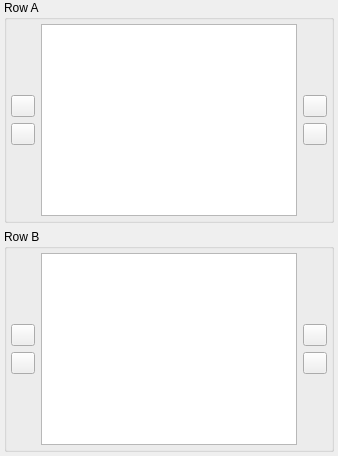
             <widget class="QWidget" name="newQSOAreaPage">
              <layout class="QVBoxLayout" name="verticalLayout_13">
               <property name="leftMargin">
                <number>4</number>
               </property>
               <property name="topMargin">
                <number>0</number>
               </property>
               <property name="rightMargin">
                <number>4</number>
               </property>
               <property name="bottomMargin">
                <number>4</number>
               </property>
               <item>
                <widget class="QGroupBox" name="qsoRowAGroupBox">
                 <property name="title">
                  <string>Row A</string>
                 </property>
                 <layout class="QHBoxLayout" name="horizontalLayout_4">
                  <property name="leftMargin">
                   <number>4</number>
                  </property>
                  <property name="topMargin">
                   <number>4</number>
                  </property>
                  <property name="rightMargin">
                   <number>4</number>
                  </property>
                  <property name="bottomMargin">
                   <number>4</number>
                  </property>
                  <item>
                   <layout class="QVBoxLayout" name="verticalLayout_5">
                    <item>
                     <spacer name="verticalSpacer_4">
                      <property name="orientation">
                       <enum>Qt::Vertical</enum>
                      </property>
                      <property name="sizeHint" stdset="0">
                       <size>
                        <width>20</width>
                        <height>40</height>
                       </size>
                      </property>
                     </spacer>
                    </item>
                    <item>
                     <widget class="QPushButton" name="moveToQSORowAButton">
                      <property name="sizePolicy">
                       <sizepolicy hsizetype="Maximum" vsizetype="Fixed">
                        <horstretch>0</horstretch>
                        <verstretch>0</verstretch>
                       </sizepolicy>
                      </property>
                      <property name="maximumSize">
                       <size>
                        <width>24</width>
                        <height>24</height>
                       </size>
                      </property>
                      <property name="toolTip">
                       <string>Move selected fields from the Available Fields List to the Row A</string>
                      </property>
                      <property name="text">
                       <string notr="true"/>
                      </property>
                      <property name="icon">
                       <iconset theme="baseline-play_arrow" />
                      </property>
                     </widget>
                    </item>
                    <item>
                     <widget class="QPushButton" name="removeFromQSORowAButton">
                      <property name="sizePolicy">
                       <sizepolicy hsizetype="Maximum" vsizetype="Fixed">
                        <horstretch>0</horstretch>
                        <verstretch>0</verstretch>
                       </sizepolicy>
                      </property>
                      <property name="maximumSize">
                       <size>
                        <width>24</width>
                        <height>24</height>
                       </size>
                      </property>
                      <property name="toolTip">
                       <string>Remove selected field from the Row A</string>
                      </property>
                      <property name="text">
                       <string notr="true"/>
                      </property>
                      <property name="icon">
                       <iconset theme="baseline-play_back"/>
                      </property>
                     </widget>
                    </item>
                    <item>
                     <spacer name="verticalSpacer_7">
                      <property name="orientation">
                       <enum>Qt::Vertical</enum>
                      </property>
                      <property name="sizeHint" stdset="0">
                       <size>
                        <width>20</width>
                        <height>40</height>
                       </size>
                      </property>
                     </spacer>
                    </item>
                   </layout>
                  </item>
                  <item>
                   <widget class="QListView" name="qsoRowAFieldsListView">
                    <property name="toolTip">
                     <string>List of fields in the first variable row</string>
                    </property>
                    <property name="editTriggers">
                     <set>QAbstractItemView::NoEditTriggers</set>
                    </property>
                    <property name="showDropIndicator" stdset="0">
                     <bool>false</bool>
                    </property>
                    <property name="verticalScrollMode">
                     <enum>QAbstractItemView::ScrollPerPixel</enum>
                    </property>
                    <property name="horizontalScrollMode">
                     <enum>QAbstractItemView::ScrollPerPixel</enum>
                    </property>
                   </widget>
                  </item>
                  <item>
                   <layout class="QVBoxLayout" name="verticalLayout_3">
                    <item>
                     <spacer name="verticalSpacer_6">
                      <property name="orientation">
                       <enum>Qt::Vertical</enum>
                      </property>
                      <property name="sizeHint" stdset="0">
                       <size>
                        <width>20</width>
                        <height>40</height>
                       </size>
                      </property>
                     </spacer>
                    </item>
                    <item>
                     <widget class="QPushButton" name="qsoRowAUpButton">
                      <property name="sizePolicy">
                       <sizepolicy hsizetype="Maximum" vsizetype="Fixed">
                        <horstretch>0</horstretch>
                        <verstretch>0</verstretch>
                       </sizepolicy>
                      </property>
                      <property name="maximumSize">
                       <size>
                        <width>24</width>
                        <height>24</height>
                       </size>
                      </property>
                      <property name="toolTip">
                       <string>Change the order. Move selected field up</string>
                      </property>
                      <property name="text">
                       <string notr="true"/>
                      </property>
                      <property name="icon">
                       <iconset theme="baseline-play_up" />
                      </property>
                     </widget>
                    </item>
                    <item>
                     <widget class="QPushButton" name="qsoRowADownButton">
                      <property name="sizePolicy">
                       <sizepolicy hsizetype="Maximum" vsizetype="Fixed">
                        <horstretch>0</horstretch>
                        <verstretch>0</verstretch>
                       </sizepolicy>
                      </property>
                      <property name="maximumSize">
                       <size>
                        <width>24</width>
                        <height>24</height>
                       </size>
                      </property>
                      <property name="toolTip">
                       <string>Change the order. Move selected field down</string>
                      </property>
                      <property name="text">
                       <string notr="true"/>
                      </property>
                      <property name="icon">
                       <iconset theme="baseline-play_down"/>
                      </property>
                     </widget>
                    </item>
                    <item>
                     <spacer name="verticalSpacer_5">
                      <property name="orientation">
                       <enum>Qt::Vertical</enum>
                      </property>
                      <property name="sizeHint" stdset="0">
                       <size>
                        <width>20</width>
                        <height>40</height>
                       </size>
                      </property>
                     </spacer>
                    </item>
                   </layout>
                  </item>
                 </layout>
                </widget>
               </item>
               <item>
                <widget class="QGroupBox" name="qsoRowBGroupBox">
                 <property name="title">
                  <string>Row B</string>
                 </property>
                 <layout class="QHBoxLayout" name="horizontalLayout_5">
                  <property name="spacing">
                   <number>6</number>
                  </property>
                  <property name="leftMargin">
                   <number>4</number>
                  </property>
                  <property name="topMargin">
                   <number>4</number>
                  </property>
                  <property name="rightMargin">
                   <number>4</number>
                  </property>
                  <property name="bottomMargin">
                   <number>4</number>
                  </property>
                  <item>
                   <layout class="QVBoxLayout" name="verticalLayout_4">
                    <item>
                     <spacer name="verticalSpacer_8">
                      <property name="orientation">
                       <enum>Qt::Vertical</enum>
                      </property>
                      <property name="sizeHint" stdset="0">
                       <size>
                        <width>20</width>
                        <height>40</height>
                       </size>
                      </property>
                     </spacer>
                    </item>
                    <item>
                     <widget class="QPushButton" name="moveToQSORowBButton">
                      <property name="sizePolicy">
                       <sizepolicy hsizetype="Maximum" vsizetype="Fixed">
                        <horstretch>0</horstretch>
                        <verstretch>0</verstretch>
                       </sizepolicy>
                      </property>
                      <property name="maximumSize">
                       <size>
                        <width>24</width>
                        <height>24</height>
                       </size>
                      </property>
                      <property name="toolTip">
                       <string>Move selected fields from the Available Fields List to the Row B</string>
                      </property>
                      <property name="text">
                       <string notr="true"/>
                      </property>
                      <property name="icon">
                       <iconset theme="baseline-play_arrow"/>
                      </property>
                     </widget>
                    </item>
                    <item>
                     <widget class="QPushButton" name="removeFromQSORowBButton">
                      <property name="sizePolicy">
                       <sizepolicy hsizetype="Maximum" vsizetype="Fixed">
                        <horstretch>0</horstretch>
                        <verstretch>0</verstretch>
                       </sizepolicy>
                      </property>
                      <property name="maximumSize">
                       <size>
                        <width>24</width>
                        <height>24</height>
                       </size>
                      </property>
                      <property name="toolTip">
                       <string>Remove selected field from the Row B</string>
                      </property>
                      <property name="text">
                       <string notr="true"/>
                      </property>
                      <property name="icon">
                       <iconset theme="baseline-play_back"/>
                      </property>
                     </widget>
                    </item>
                    <item>
                     <spacer name="verticalSpacer_3">
                      <property name="orientation">
                       <enum>Qt::Vertical</enum>
                      </property>
                      <property name="sizeHint" stdset="0">
                       <size>
                        <width>20</width>
                        <height>40</height>
                       </size>
                      </property>
                     </spacer>
                    </item>
                   </layout>
                  </item>
                  <item>
                   <widget class="QListView" name="qsoRowBFieldsListView">
                    <property name="toolTip">
                     <string>List of fields in the second variable row</string>
                    </property>
                    <property name="editTriggers">
                     <set>QAbstractItemView::NoEditTriggers</set>
                    </property>
                    <property name="showDropIndicator" stdset="0">
                     <bool>false</bool>
                    </property>
                    <property name="verticalScrollMode">
                     <enum>QAbstractItemView::ScrollPerPixel</enum>
                    </property>
                    <property name="horizontalScrollMode">
                     <enum>QAbstractItemView::ScrollPerPixel</enum>
                    </property>
                   </widget>
                  </item>
                  <item>
                   <layout class="QVBoxLayout" name="verticalLayout_6">
                    <property name="rightMargin">
                     <number>0</number>
                    </property>
                    <item>
                     <spacer name="verticalSpacer_9">
                      <property name="orientation">
                       <enum>Qt::Vertical</enum>
                      </property>
                      <property name="sizeHint" stdset="0">
                       <size>
                        <width>20</width>
                        <height>40</height>
                       </size>
                      </property>
                     </spacer>
                    </item>
                    <item>
                     <widget class="QPushButton" name="qsoRowBUpButton">
                      <property name="sizePolicy">
                       <sizepolicy hsizetype="Maximum" vsizetype="Fixed">
                        <horstretch>0</horstretch>
                        <verstretch>0</verstretch>
                       </sizepolicy>
                      </property>
                      <property name="maximumSize">
                       <size>
                        <width>24</width>
                        <height>24</height>
                       </size>
                      </property>
                      <property name="toolTip">
                       <string>Change the order. Move selected field up</string>
                      </property>
                      <property name="text">
                       <string notr="true"/>
                      </property>
                      <property name="icon">
                       <iconset theme="baseline-play_up"/>
                      </property>
                     </widget>
                    </item>
                    <item>
                     <widget class="QPushButton" name="qsoRowBDownButton">
                      <property name="sizePolicy">
                       <sizepolicy hsizetype="Maximum" vsizetype="Fixed">
                        <horstretch>0</horstretch>
                        <verstretch>0</verstretch>
                       </sizepolicy>
                      </property>
                      <property name="maximumSize">
                       <size>
                        <width>24</width>
                        <height>24</height>
                       </size>
                      </property>
                      <property name="toolTip">
                       <string>Change the order. Move selected field down</string>
                      </property>
                      <property name="text">
                       <string notr="true"/>
                      </property>
                      <property name="icon">
                       <iconset theme="baseline-play_down"/>
                      </property>
                     </widget>
                    </item>
                    <item>
                     <spacer name="verticalSpacer_10">
                      <property name="orientation">
                       <enum>Qt::Vertical</enum>
                      </property>
                      <property name="sizeHint" stdset="0">
                       <size>
                        <width>20</width>
                        <height>40</height>
                       </size>
                      </property>
                     </spacer>
                    </item>
                   </layout>
                  </item>
                 </layout>
                </widget>
               </item>
              </layout>
             </widget>
